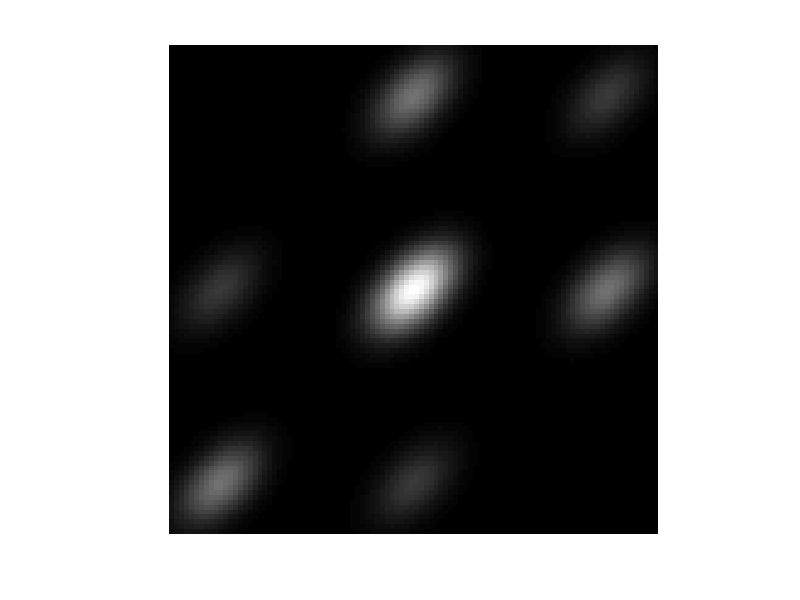
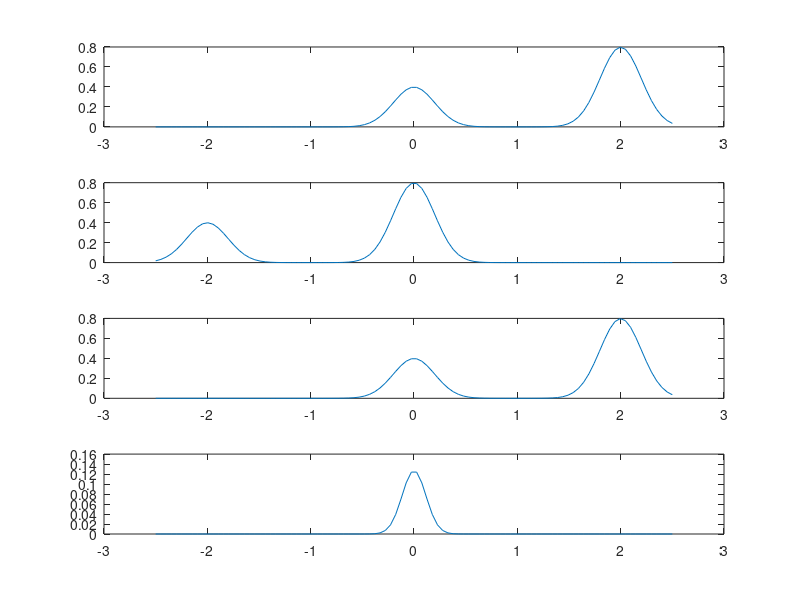

Write MATLAB code to recreate these figures, in order.
width = 5
points = 100
t = linspace(-width/2,width/2,points);
[X, Y, Z] = meshgrid(t);

function f = f(t)
f = normpdf(5*t) + 2*normpdf(5*(t-2));
endfunction

T = f(X).*f(X+Y).*f(X+Z);
size(T)
T_sum = sum(T, 2) * (width/points);
T_squeeze = squeeze(T_sum);

figure()
imshow(flip(T_squeeze, 2) ./ max(T_squeeze(:)))
%subplot(3, 4, 5)
%surf(t, t, T_squeeze ./ max(T_squeeze(:)))

t0 = 2
t1 = 0
figure()
subplot(4, 1, 1)
plot(t, f(t))
subplot(4, 1, 2)
plot(t, f(t+t0))
subplot(4, 1, 3)
plot(t, f(t+t1))
subplot(4, 1, 4)
plot(t, f(t).*f(t+t0).*f(t+t1))
